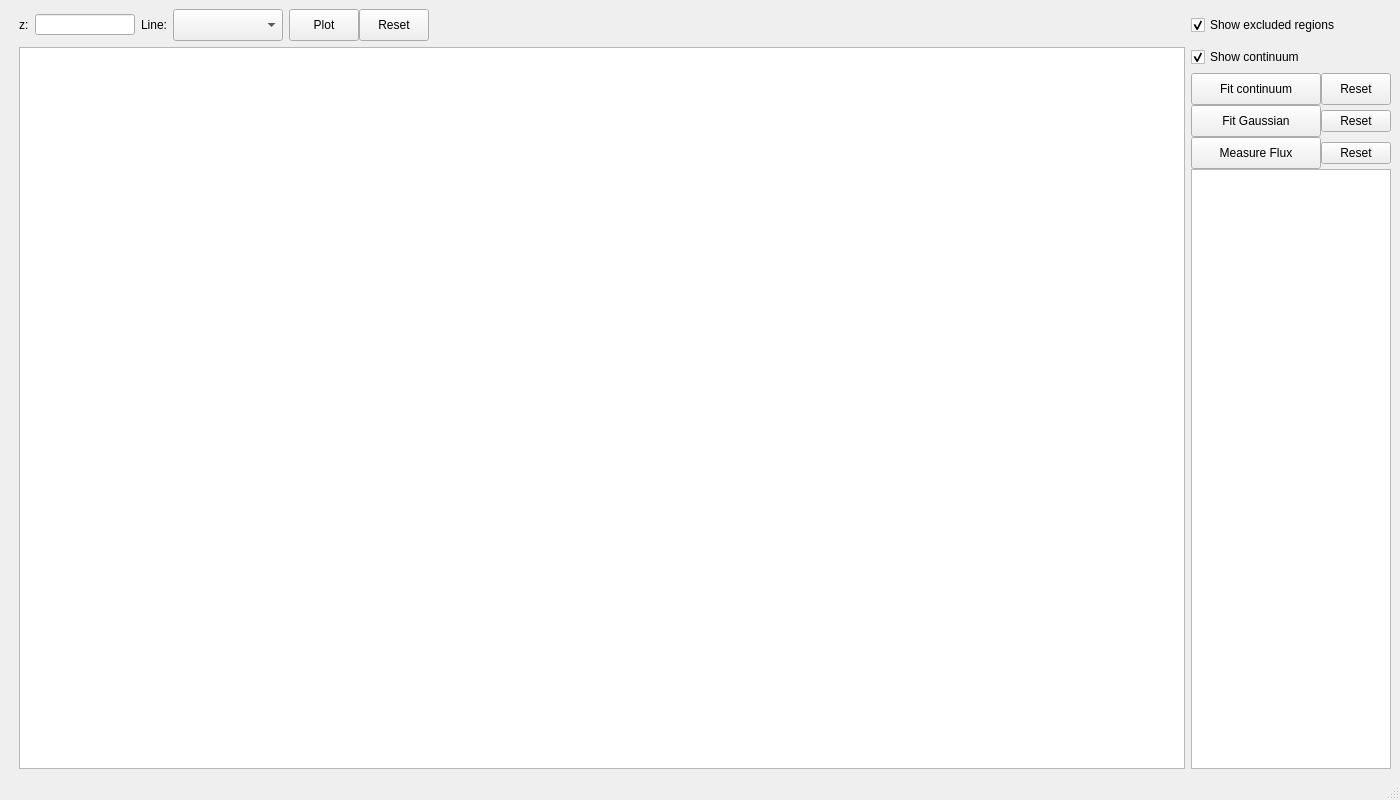
<?xml version="1.0" encoding="UTF-8"?>
<ui version="4.0">
 <class>LineFitMainWidget</class>
 <widget class="QMainWindow" name="LineFitMainWidget">
  <property name="geometry">
   <rect>
    <x>0</x>
    <y>0</y>
    <width>1400</width>
    <height>800</height>
   </rect>
  </property>
  <property name="windowTitle">
   <string>zHunter - Line Fit Plot</string>
  </property>
  <widget class="QWidget" name="centralwidget">
   <layout class="QHBoxLayout" name="horizontalLayout_8">
    <item>
     <layout class="QVBoxLayout" name="verticalLayout_3">
      <property name="leftMargin">
       <number>10</number>
      </property>
      <item>
       <layout class="QHBoxLayout" name="horizontalLayout_6">
        <item>
         <layout class="QHBoxLayout" name="horizontalLayout_2">
          <item>
           <widget class="QLabel" name="lbl_z">
            <property name="sizePolicy">
             <sizepolicy hsizetype="Fixed" vsizetype="Preferred">
              <horstretch>0</horstretch>
              <verstretch>0</verstretch>
             </sizepolicy>
            </property>
            <property name="text">
             <string>z:</string>
            </property>
           </widget>
          </item>
          <item>
           <widget class="QLineEdit" name="txb_z">
            <property name="sizePolicy">
             <sizepolicy hsizetype="Minimum" vsizetype="Fixed">
              <horstretch>0</horstretch>
              <verstretch>0</verstretch>
             </sizepolicy>
            </property>
            <property name="minimumSize">
             <size>
              <width>70</width>
              <height>20</height>
             </size>
            </property>
            <property name="maximumSize">
             <size>
              <width>100</width>
              <height>21</height>
             </size>
            </property>
           </widget>
          </item>
         </layout>
        </item>
        <item>
         <layout class="QHBoxLayout" name="horizontalLayout">
          <item>
           <widget class="QLabel" name="lbl_line_name">
            <property name="sizePolicy">
             <sizepolicy hsizetype="Fixed" vsizetype="Preferred">
              <horstretch>0</horstretch>
              <verstretch>0</verstretch>
             </sizepolicy>
            </property>
            <property name="text">
             <string>Line:</string>
            </property>
           </widget>
          </item>
          <item>
           <widget class="QComboBox" name="line_name_cbb">
            <property name="minimumSize">
             <size>
              <width>110</width>
              <height>32</height>
             </size>
            </property>
            <property name="cursor">
             <cursorShape>PointingHandCursor</cursorShape>
            </property>
           </widget>
          </item>
         </layout>
        </item>
        <item>
         <layout class="QHBoxLayout" name="horizontalLayout_3">
          <property name="spacing">
           <number>0</number>
          </property>
          <item>
           <widget class="QPushButton" name="plot_btn">
            <property name="sizePolicy">
             <sizepolicy hsizetype="Fixed" vsizetype="Fixed">
              <horstretch>0</horstretch>
              <verstretch>0</verstretch>
             </sizepolicy>
            </property>
            <property name="minimumSize">
             <size>
              <width>70</width>
              <height>0</height>
             </size>
            </property>
            <property name="maximumSize">
             <size>
              <width>70</width>
              <height>32</height>
             </size>
            </property>
            <property name="cursor">
             <cursorShape>PointingHandCursor</cursorShape>
            </property>
            <property name="text">
             <string>Plot</string>
            </property>
           </widget>
          </item>
          <item>
           <widget class="QPushButton" name="reset_plot_btn">
            <property name="sizePolicy">
             <sizepolicy hsizetype="Fixed" vsizetype="Fixed">
              <horstretch>0</horstretch>
              <verstretch>0</verstretch>
             </sizepolicy>
            </property>
            <property name="minimumSize">
             <size>
              <width>70</width>
              <height>32</height>
             </size>
            </property>
            <property name="maximumSize">
             <size>
              <width>70</width>
              <height>32</height>
             </size>
            </property>
            <property name="cursor">
             <cursorShape>PointingHandCursor</cursorShape>
            </property>
            <property name="text">
             <string>Reset</string>
            </property>
           </widget>
          </item>
         </layout>
        </item>
        <item>
         <spacer name="horizontalSpacer">
          <property name="orientation">
           <enum>Qt::Horizontal</enum>
          </property>
          <property name="sizeHint" stdset="0">
           <size>
            <width>178</width>
            <height>25</height>
           </size>
          </property>
         </spacer>
        </item>
       </layout>
      </item>
      <item>
       <widget class="LineFitGraphicsWidget" name="linefitLayout">
        <property name="minimumSize">
         <size>
          <width>400</width>
          <height>300</height>
         </size>
        </property>
       </widget>
      </item>
     </layout>
    </item>
    <item>
     <layout class="QVBoxLayout" name="verticalLayout">
      <property name="spacing">
       <number>0</number>
      </property>
      <item>
       <widget class="QCheckBox" name="show_excl_reg_chb">
        <property name="minimumSize">
         <size>
          <width>160</width>
          <height>32</height>
         </size>
        </property>
        <property name="maximumSize">
         <size>
          <width>210</width>
          <height>16777215</height>
         </size>
        </property>
        <property name="text">
         <string>Show excluded regions</string>
        </property>
        <property name="checked">
         <bool>true</bool>
        </property>
       </widget>
      </item>
      <item>
       <widget class="QCheckBox" name="show_continuum_chb">
        <property name="enabled">
         <bool>true</bool>
        </property>
        <property name="minimumSize">
         <size>
          <width>110</width>
          <height>32</height>
         </size>
        </property>
        <property name="text">
         <string>Show continuum</string>
        </property>
        <property name="checked">
         <bool>true</bool>
        </property>
        <property name="tristate">
         <bool>false</bool>
        </property>
       </widget>
      </item>
      <item>
       <layout class="QHBoxLayout" name="horizontalLayout_4">
        <property name="spacing">
         <number>0</number>
        </property>
        <item>
         <widget class="QPushButton" name="fit_continuum_btn">
          <property name="sizePolicy">
           <sizepolicy hsizetype="Fixed" vsizetype="Fixed">
            <horstretch>0</horstretch>
            <verstretch>0</verstretch>
           </sizepolicy>
          </property>
          <property name="minimumSize">
           <size>
            <width>130</width>
            <height>32</height>
           </size>
          </property>
          <property name="maximumSize">
           <size>
            <width>140</width>
            <height>32</height>
           </size>
          </property>
          <property name="cursor">
           <cursorShape>PointingHandCursor</cursorShape>
          </property>
          <property name="text">
           <string>Fit continuum</string>
          </property>
         </widget>
        </item>
        <item>
         <widget class="QPushButton" name="reset_continuum_btn">
          <property name="sizePolicy">
           <sizepolicy hsizetype="Fixed" vsizetype="Fixed">
            <horstretch>0</horstretch>
            <verstretch>0</verstretch>
           </sizepolicy>
          </property>
          <property name="minimumSize">
           <size>
            <width>70</width>
            <height>32</height>
           </size>
          </property>
          <property name="maximumSize">
           <size>
            <width>70</width>
            <height>32</height>
           </size>
          </property>
          <property name="cursor">
           <cursorShape>PointingHandCursor</cursorShape>
          </property>
          <property name="text">
           <string>Reset</string>
          </property>
         </widget>
        </item>
       </layout>
      </item>
      <item>
       <layout class="QHBoxLayout" name="horizontalLayout_5">
        <property name="spacing">
         <number>0</number>
        </property>
        <item>
         <widget class="QPushButton" name="fit_gaussian_btn">
          <property name="sizePolicy">
           <sizepolicy hsizetype="Fixed" vsizetype="Fixed">
            <horstretch>0</horstretch>
            <verstretch>0</verstretch>
           </sizepolicy>
          </property>
          <property name="minimumSize">
           <size>
            <width>130</width>
            <height>32</height>
           </size>
          </property>
          <property name="maximumSize">
           <size>
            <width>140</width>
            <height>32</height>
           </size>
          </property>
          <property name="cursor">
           <cursorShape>PointingHandCursor</cursorShape>
          </property>
          <property name="text">
           <string>Fit Gaussian</string>
          </property>
         </widget>
        </item>
        <item>
         <widget class="QPushButton" name="reset_fit_btn">
          <property name="sizePolicy">
           <sizepolicy hsizetype="Fixed" vsizetype="Fixed">
            <horstretch>0</horstretch>
            <verstretch>0</verstretch>
           </sizepolicy>
          </property>
          <property name="minimumSize">
           <size>
            <width>70</width>
            <height>0</height>
           </size>
          </property>
          <property name="maximumSize">
           <size>
            <width>70</width>
            <height>16777215</height>
           </size>
          </property>
          <property name="cursor">
           <cursorShape>PointingHandCursor</cursorShape>
          </property>
          <property name="text">
           <string>Reset</string>
          </property>
         </widget>
        </item>
       </layout>
      </item>
      <item>
       <layout class="QHBoxLayout" name="horizontalLayout_7">
        <property name="spacing">
         <number>0</number>
        </property>
        <item>
         <widget class="QPushButton" name="measure_flux_btn">
          <property name="sizePolicy">
           <sizepolicy hsizetype="Fixed" vsizetype="Fixed">
            <horstretch>0</horstretch>
            <verstretch>0</verstretch>
           </sizepolicy>
          </property>
          <property name="minimumSize">
           <size>
            <width>130</width>
            <height>32</height>
           </size>
          </property>
          <property name="maximumSize">
           <size>
            <width>140</width>
            <height>32</height>
           </size>
          </property>
          <property name="text">
           <string>Measure Flux</string>
          </property>
         </widget>
        </item>
        <item>
         <widget class="QPushButton" name="reset_measure_flux_btn">
          <property name="sizePolicy">
           <sizepolicy hsizetype="Fixed" vsizetype="Fixed">
            <horstretch>0</horstretch>
            <verstretch>0</verstretch>
           </sizepolicy>
          </property>
          <property name="minimumSize">
           <size>
            <width>70</width>
            <height>0</height>
           </size>
          </property>
          <property name="maximumSize">
           <size>
            <width>70</width>
            <height>16777215</height>
           </size>
          </property>
          <property name="text">
           <string>Reset</string>
          </property>
         </widget>
        </item>
       </layout>
      </item>
      <item>
       <widget class="QTextEdit" name="txe_fit_info">
        <property name="sizePolicy">
         <sizepolicy hsizetype="Fixed" vsizetype="MinimumExpanding">
          <horstretch>0</horstretch>
          <verstretch>0</verstretch>
         </sizepolicy>
        </property>
        <property name="minimumSize">
         <size>
          <width>150</width>
          <height>160</height>
         </size>
        </property>
        <property name="maximumSize">
         <size>
          <width>200</width>
          <height>1000</height>
         </size>
        </property>
        <property name="readOnly">
         <bool>true</bool>
        </property>
       </widget>
      </item>
     </layout>
    </item>
   </layout>
  </widget>
  <widget class="QMenuBar" name="menubar">
   <property name="geometry">
    <rect>
     <x>0</x>
     <y>0</y>
     <width>1400</width>
     <height>24</height>
    </rect>
   </property>
  </widget>
  <widget class="QStatusBar" name="statusbar"/>
 </widget>
 <customwidgets>
  <customwidget>
   <class>LineFitGraphicsWidget</class>
   <extends>QGraphicsView</extends>
   <header>zhunter.LineFitGraphicsWidget</header>
  </customwidget>
 </customwidgets>
 <resources/>
 <connections/>
</ui>
